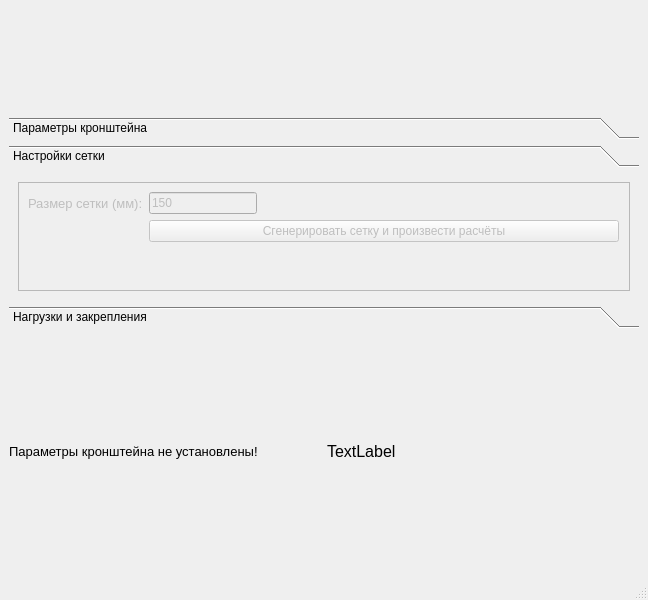
<?xml version="1.0" encoding="UTF-8"?>
<ui version="4.0">
 <class>MainWindow</class>
 <widget class="QMainWindow" name="MainWindow">
  <property name="geometry">
   <rect>
    <x>0</x>
    <y>0</y>
    <width>648</width>
    <height>600</height>
   </rect>
  </property>
  <property name="minimumSize">
   <size>
    <width>600</width>
    <height>600</height>
   </size>
  </property>
  <property name="windowTitle">
   <string>MainWindow</string>
  </property>
  <widget class="QWidget" name="centralwidget">
   <layout class="QGridLayout" name="gridLayout">
    <item row="0" column="0">
     <layout class="QVBoxLayout" name="verticalLayout">
      <property name="bottomMargin">
       <number>0</number>
      </property>
      <item>
       <widget class="QToolBox" name="settingsBox">
        <property name="sizePolicy">
         <sizepolicy hsizetype="Preferred" vsizetype="Fixed">
          <horstretch>0</horstretch>
          <verstretch>0</verstretch>
         </sizepolicy>
        </property>
        <property name="maximumSize">
         <size>
          <width>16777215</width>
          <height>211</height>
         </size>
        </property>
        <property name="currentIndex">
         <number>1</number>
        </property>
        <widget class="QWidget" name="pageBracket">
         <property name="geometry">
          <rect>
           <x>0</x>
           <y>0</y>
           <width>628</width>
           <height>130</height>
          </rect>
         </property>
         <attribute name="label">
          <string>Параметры кронштейна</string>
         </attribute>
         <layout class="QGridLayout" name="gridLayout_5">
          <item row="0" column="0">
           <widget class="QScrollArea" name="scrollArea_2">
            <property name="widgetResizable">
             <bool>true</bool>
            </property>
            <widget class="QWidget" name="scrollAreaWidgetContents_2">
             <property name="geometry">
              <rect>
               <x>0</x>
               <y>-107</y>
               <width>591</width>
               <height>217</height>
              </rect>
             </property>
             <property name="sizePolicy">
              <sizepolicy hsizetype="Preferred" vsizetype="Preferred">
               <horstretch>0</horstretch>
               <verstretch>0</verstretch>
              </sizepolicy>
             </property>
             <layout class="QGridLayout" name="gridLayout_7">
              <item row="0" column="0">
               <layout class="QVBoxLayout" name="verticalLayout_7">
                <property name="sizeConstraint">
                 <enum>QLayout::SetDefaultConstraint</enum>
                </property>
                <item>
                 <widget class="QGroupBox" name="groupBox">
                  <property name="sizePolicy">
                   <sizepolicy hsizetype="Preferred" vsizetype="Maximum">
                    <horstretch>0</horstretch>
                    <verstretch>0</verstretch>
                   </sizepolicy>
                  </property>
                  <property name="title">
                   <string>Параметры материала</string>
                  </property>
                  <layout class="QVBoxLayout" name="verticalLayout_9">
                   <item>
                    <layout class="QFormLayout" name="formLayout_5">
                     <item row="0" column="0">
                      <widget class="QLabel" name="label_2">
                       <property name="font">
                        <font>
                         <pointsize>10</pointsize>
                        </font>
                       </property>
                       <property name="text">
                        <string>Коэффициент Юнга (Модуль упругости):</string>
                       </property>
                      </widget>
                     </item>
                     <item row="0" column="1">
                      <widget class="QLineEdit" name="youngaParameter">
                       <property name="sizePolicy">
                        <sizepolicy hsizetype="Maximum" vsizetype="Fixed">
                         <horstretch>0</horstretch>
                         <verstretch>0</verstretch>
                        </sizepolicy>
                       </property>
                       <property name="text">
                        <string>1.1e11</string>
                       </property>
                       <property name="placeholderText">
                        <string/>
                       </property>
                      </widget>
                     </item>
                     <item row="1" column="0">
                      <widget class="QLabel" name="label_3">
                       <property name="font">
                        <font>
                         <pointsize>10</pointsize>
                        </font>
                       </property>
                       <property name="text">
                        <string>Коэффициент Пуассона (жёсткость):</string>
                       </property>
                      </widget>
                     </item>
                     <item row="1" column="1">
                      <widget class="QLineEdit" name="poissonParameter">
                       <property name="sizePolicy">
                        <sizepolicy hsizetype="Maximum" vsizetype="Fixed">
                         <horstretch>0</horstretch>
                         <verstretch>0</verstretch>
                        </sizepolicy>
                       </property>
                       <property name="text">
                        <string>0.34</string>
                       </property>
                      </widget>
                     </item>
                    </layout>
                   </item>
                  </layout>
                 </widget>
                </item>
                <item>
                 <widget class="QGroupBox" name="groupBox_2">
                  <property name="sizePolicy">
                   <sizepolicy hsizetype="Preferred" vsizetype="Maximum">
                    <horstretch>0</horstretch>
                    <verstretch>0</verstretch>
                   </sizepolicy>
                  </property>
                  <property name="title">
                   <string>Свойства</string>
                  </property>
                  <layout class="QVBoxLayout" name="verticalLayout_8">
                   <item>
                    <layout class="QFormLayout" name="formLayout_6">
                     <item row="0" column="0">
                      <widget class="QLabel" name="label_4">
                       <property name="font">
                        <font>
                         <pointsize>10</pointsize>
                        </font>
                       </property>
                       <property name="text">
                        <string>Толщина кронштейна (мм):</string>
                       </property>
                      </widget>
                     </item>
                     <item row="0" column="1">
                      <widget class="QLineEdit" name="thicknessParameter">
                       <property name="sizePolicy">
                        <sizepolicy hsizetype="Maximum" vsizetype="Fixed">
                         <horstretch>0</horstretch>
                         <verstretch>0</verstretch>
                        </sizepolicy>
                       </property>
                       <property name="text">
                        <string>4</string>
                       </property>
                      </widget>
                     </item>
                     <item row="1" column="0">
                      <widget class="QLabel" name="label_11">
                       <property name="font">
                        <font>
                         <pointsize>10</pointsize>
                        </font>
                       </property>
                       <property name="text">
                        <string>Значение силы (H):</string>
                       </property>
                      </widget>
                     </item>
                     <item row="1" column="1">
                      <widget class="QLineEdit" name="powerValue">
                       <property name="sizePolicy">
                        <sizepolicy hsizetype="Maximum" vsizetype="Fixed">
                         <horstretch>0</horstretch>
                         <verstretch>0</verstretch>
                        </sizepolicy>
                       </property>
                       <property name="text">
                        <string>200</string>
                       </property>
                      </widget>
                     </item>
                    </layout>
                   </item>
                  </layout>
                 </widget>
                </item>
                <item>
                 <widget class="QPushButton" name="setupBraketParametersBtn">
                  <property name="cursor">
                   <cursorShape>PointingHandCursor</cursorShape>
                  </property>
                  <property name="text">
                   <string>Установить параметры</string>
                  </property>
                 </widget>
                </item>
               </layout>
              </item>
             </layout>
            </widget>
           </widget>
          </item>
         </layout>
        </widget>
        <widget class="QWidget" name="pageMesh">
         <property name="enabled">
          <bool>false</bool>
         </property>
         <property name="geometry">
          <rect>
           <x>0</x>
           <y>0</y>
           <width>628</width>
           <height>93</height>
          </rect>
         </property>
         <attribute name="label">
          <string>Настройки сетки</string>
         </attribute>
         <layout class="QGridLayout" name="gridLayout_2">
          <item row="0" column="0">
           <widget class="QScrollArea" name="scrollArea">
            <property name="widgetResizable">
             <bool>true</bool>
            </property>
            <widget class="QWidget" name="scrollAreaWidgetContents">
             <property name="geometry">
              <rect>
               <x>0</x>
               <y>0</y>
               <width>608</width>
               <height>73</height>
              </rect>
             </property>
             <widget class="QWidget" name="formLayoutWidget">
              <property name="geometry">
               <rect>
                <x>9</x>
                <y>9</y>
                <width>591</width>
                <height>221</height>
               </rect>
              </property>
              <layout class="QFormLayout" name="formLayout">
               <item row="0" column="0">
                <widget class="QLabel" name="label">
                 <property name="font">
                  <font>
                   <pointsize>10</pointsize>
                  </font>
                 </property>
                 <property name="text">
                  <string>Размер сетки (мм):</string>
                 </property>
                </widget>
               </item>
               <item row="0" column="1">
                <widget class="QLineEdit" name="meshSizeInput">
                 <property name="sizePolicy">
                  <sizepolicy hsizetype="Fixed" vsizetype="Fixed">
                   <horstretch>0</horstretch>
                   <verstretch>0</verstretch>
                  </sizepolicy>
                 </property>
                 <property name="text">
                  <string>150</string>
                 </property>
                </widget>
               </item>
               <item row="1" column="1">
                <widget class="QPushButton" name="meshGenerateBtn">
                 <property name="sizePolicy">
                  <sizepolicy hsizetype="Expanding" vsizetype="Fixed">
                   <horstretch>0</horstretch>
                   <verstretch>0</verstretch>
                  </sizepolicy>
                 </property>
                 <property name="cursor">
                  <cursorShape>PointingHandCursor</cursorShape>
                 </property>
                 <property name="text">
                  <string>Сгенерировать сетку и произвести расчёты</string>
                 </property>
                </widget>
               </item>
              </layout>
             </widget>
            </widget>
           </widget>
          </item>
         </layout>
        </widget>
        <widget class="QWidget" name="pageLF">
         <property name="enabled">
          <bool>false</bool>
         </property>
         <property name="geometry">
          <rect>
           <x>0</x>
           <y>0</y>
           <width>628</width>
           <height>130</height>
          </rect>
         </property>
         <property name="sizePolicy">
          <sizepolicy hsizetype="Preferred" vsizetype="Preferred">
           <horstretch>0</horstretch>
           <verstretch>0</verstretch>
          </sizepolicy>
         </property>
         <property name="maximumSize">
          <size>
           <width>16777215</width>
           <height>211</height>
          </size>
         </property>
         <attribute name="label">
          <string>Нагрузки и закрепления</string>
         </attribute>
         <layout class="QGridLayout" name="gridLayout_6">
          <item row="0" column="0">
           <widget class="QScrollArea" name="scrollArea_3">
            <property name="widgetResizable">
             <bool>true</bool>
            </property>
            <widget class="QWidget" name="scrollAreaWidgetContents_3">
             <property name="geometry">
              <rect>
               <x>0</x>
               <y>0</y>
               <width>591</width>
               <height>263</height>
              </rect>
             </property>
             <layout class="QGridLayout" name="gridLayout_3">
              <item row="0" column="0">
               <widget class="QGroupBox" name="fixParametersBox">
                <property name="sizePolicy">
                 <sizepolicy hsizetype="Preferred" vsizetype="Maximum">
                  <horstretch>0</horstretch>
                  <verstretch>0</verstretch>
                 </sizepolicy>
                </property>
                <property name="title">
                 <string>Закрепления</string>
                </property>
                <layout class="QHBoxLayout" name="horizontalLayout">
                 <item>
                  <layout class="QFormLayout" name="formLayout_7">
                   <item row="0" column="1">
                    <widget class="QComboBox" name="fixTypeBox">
                     <property name="sizePolicy">
                      <sizepolicy hsizetype="Maximum" vsizetype="Fixed">
                       <horstretch>0</horstretch>
                       <verstretch>0</verstretch>
                      </sizepolicy>
                     </property>
                     <item>
                      <property name="text">
                       <string>Узел</string>
                      </property>
                     </item>
                     <item>
                      <property name="text">
                       <string>Грань</string>
                      </property>
                     </item>
                    </widget>
                   </item>
                   <item row="1" column="0">
                    <widget class="QLabel" name="label_6">
                     <property name="text">
                      <string>Узлы:</string>
                     </property>
                    </widget>
                   </item>
                   <item row="1" column="1">
                    <layout class="QHBoxLayout" name="fixNodeBoxes">
                     <item>
                      <widget class="QCheckBox" name="bottomFixNodeCheckBox">
                       <property name="text">
                        <string>[Changed text]</string>
                       </property>
                      </widget>
                     </item>
                     <item>
                      <widget class="QCheckBox" name="leftFixNodeCheckBox">
                       <property name="text">
                        <string>[Changed text]</string>
                       </property>
                      </widget>
                     </item>
                     <item>
                      <widget class="QCheckBox" name="rightFixNodeCheckBox">
                       <property name="text">
                        <string>[Changed text]</string>
                       </property>
                      </widget>
                     </item>
                    </layout>
                   </item>
                   <item row="2" column="0">
                    <widget class="QLabel" name="label_7">
                     <property name="text">
                      <string>Грани:</string>
                     </property>
                    </widget>
                   </item>
                   <item row="2" column="1">
                    <layout class="QHBoxLayout" name="fixEdgeBoxes">
                     <item>
                      <widget class="QCheckBox" name="edgeLeftFixCheckBox">
                       <property name="enabled">
                        <bool>false</bool>
                       </property>
                       <property name="text">
                        <string>Слева</string>
                       </property>
                       <property name="checkable">
                        <bool>false</bool>
                       </property>
                      </widget>
                     </item>
                     <item>
                      <widget class="QCheckBox" name="edgeRightFixCheckBox">
                       <property name="enabled">
                        <bool>false</bool>
                       </property>
                       <property name="text">
                        <string>Справа</string>
                       </property>
                       <property name="checkable">
                        <bool>false</bool>
                       </property>
                      </widget>
                     </item>
                     <item>
                      <widget class="QCheckBox" name="edgeDiagonalFixCheckBox">
                       <property name="enabled">
                        <bool>false</bool>
                       </property>
                       <property name="text">
                        <string>Диагональ</string>
                       </property>
                       <property name="checkable">
                        <bool>false</bool>
                       </property>
                      </widget>
                     </item>
                    </layout>
                   </item>
                   <item row="0" column="0">
                    <widget class="QLabel" name="label_5">
                     <property name="font">
                      <font>
                       <pointsize>10</pointsize>
                      </font>
                     </property>
                     <property name="text">
                      <string>Тип закрепления:</string>
                     </property>
                    </widget>
                   </item>
                  </layout>
                 </item>
                </layout>
               </widget>
              </item>
              <item row="1" column="0">
               <widget class="QGroupBox" name="loadParametersBox">
                <property name="title">
                 <string>Приложенная сила</string>
                </property>
                <layout class="QVBoxLayout" name="verticalLayout_11">
                 <item>
                  <layout class="QFormLayout" name="formLayout_8">
                   <item row="0" column="0">
                    <widget class="QLabel" name="label_8">
                     <property name="font">
                      <font>
                       <pointsize>10</pointsize>
                      </font>
                     </property>
                     <property name="text">
                      <string>Приложение силы:</string>
                     </property>
                    </widget>
                   </item>
                   <item row="1" column="0">
                    <widget class="QLabel" name="label_9">
                     <property name="font">
                      <font>
                       <pointsize>10</pointsize>
                      </font>
                     </property>
                     <property name="text">
                      <string>Узлы:</string>
                     </property>
                    </widget>
                   </item>
                   <item row="2" column="0">
                    <widget class="QLabel" name="label_10">
                     <property name="font">
                      <font>
                       <pointsize>10</pointsize>
                      </font>
                     </property>
                     <property name="text">
                      <string>Грани:</string>
                     </property>
                    </widget>
                   </item>
                   <item row="0" column="1">
                    <widget class="QComboBox" name="loadTypeBox">
                     <property name="sizePolicy">
                      <sizepolicy hsizetype="Maximum" vsizetype="Fixed">
                       <horstretch>0</horstretch>
                       <verstretch>0</verstretch>
                      </sizepolicy>
                     </property>
                     <item>
                      <property name="text">
                       <string>Узел</string>
                      </property>
                     </item>
                     <item>
                      <property name="text">
                       <string>Грань</string>
                      </property>
                     </item>
                    </widget>
                   </item>
                   <item row="1" column="1">
                    <layout class="QHBoxLayout" name="loadNodeBoxes">
                     <item>
                      <widget class="QCheckBox" name="bottomLoadNodeCheckBox">
                       <property name="text">
                        <string>[Changed text]</string>
                       </property>
                      </widget>
                     </item>
                     <item>
                      <widget class="QCheckBox" name="leftLoadNodeCheckBox">
                       <property name="text">
                        <string>[Changed text]</string>
                       </property>
                      </widget>
                     </item>
                     <item>
                      <widget class="QCheckBox" name="rightLoadNodeCheckBox">
                       <property name="text">
                        <string>[Changed text]</string>
                       </property>
                      </widget>
                     </item>
                    </layout>
                   </item>
                   <item row="2" column="1">
                    <layout class="QHBoxLayout" name="loadEdgeBoxes">
                     <item>
                      <widget class="QCheckBox" name="edgeLeftLoadCheckBox">
                       <property name="enabled">
                        <bool>false</bool>
                       </property>
                       <property name="text">
                        <string>Слева</string>
                       </property>
                       <property name="checkable">
                        <bool>false</bool>
                       </property>
                      </widget>
                     </item>
                     <item>
                      <widget class="QCheckBox" name="edgeRightLoadCheckBox">
                       <property name="enabled">
                        <bool>false</bool>
                       </property>
                       <property name="text">
                        <string>Справа</string>
                       </property>
                       <property name="checkable">
                        <bool>false</bool>
                       </property>
                      </widget>
                     </item>
                     <item>
                      <widget class="QCheckBox" name="edgeDiagonalLoadCheckBox">
                       <property name="enabled">
                        <bool>false</bool>
                       </property>
                       <property name="text">
                        <string>Диагональ</string>
                       </property>
                       <property name="checkable">
                        <bool>false</bool>
                       </property>
                      </widget>
                     </item>
                    </layout>
                   </item>
                  </layout>
                 </item>
                </layout>
               </widget>
              </item>
              <item row="2" column="0">
               <widget class="QPushButton" name="setupLFparametersBtn">
                <property name="text">
                 <string>Задать закрепления и нагрузки</string>
                </property>
               </widget>
              </item>
             </layout>
            </widget>
           </widget>
          </item>
         </layout>
        </widget>
       </widget>
      </item>
     </layout>
    </item>
    <item row="2" column="0">
     <layout class="QGridLayout" name="gridLayout_4">
      <item row="0" column="1">
       <widget class="QLabel" name="resultText">
        <property name="sizePolicy">
         <sizepolicy hsizetype="Preferred" vsizetype="Maximum">
          <horstretch>0</horstretch>
          <verstretch>0</verstretch>
         </sizepolicy>
        </property>
        <property name="font">
         <font>
          <pointsize>12</pointsize>
         </font>
        </property>
        <property name="text">
         <string>TextLabel</string>
        </property>
       </widget>
      </item>
      <item row="0" column="0">
       <widget class="QLabel" name="bracketParametersText">
        <property name="sizePolicy">
         <sizepolicy hsizetype="Preferred" vsizetype="Maximum">
          <horstretch>0</horstretch>
          <verstretch>0</verstretch>
         </sizepolicy>
        </property>
        <property name="font">
         <font>
          <pointsize>10</pointsize>
         </font>
        </property>
        <property name="text">
         <string>Параметры кронштейна не установлены!</string>
        </property>
       </widget>
      </item>
     </layout>
    </item>
    <item row="1" column="0">
     <layout class="QVBoxLayout" name="plotLayout">
      <property name="topMargin">
       <number>0</number>
      </property>
     </layout>
    </item>
   </layout>
  </widget>
  <widget class="QMenuBar" name="menubar">
   <property name="geometry">
    <rect>
     <x>0</x>
     <y>0</y>
     <width>648</width>
     <height>21</height>
    </rect>
   </property>
  </widget>
  <widget class="QStatusBar" name="statusbar"/>
 </widget>
 <resources/>
 <connections/>
</ui>
